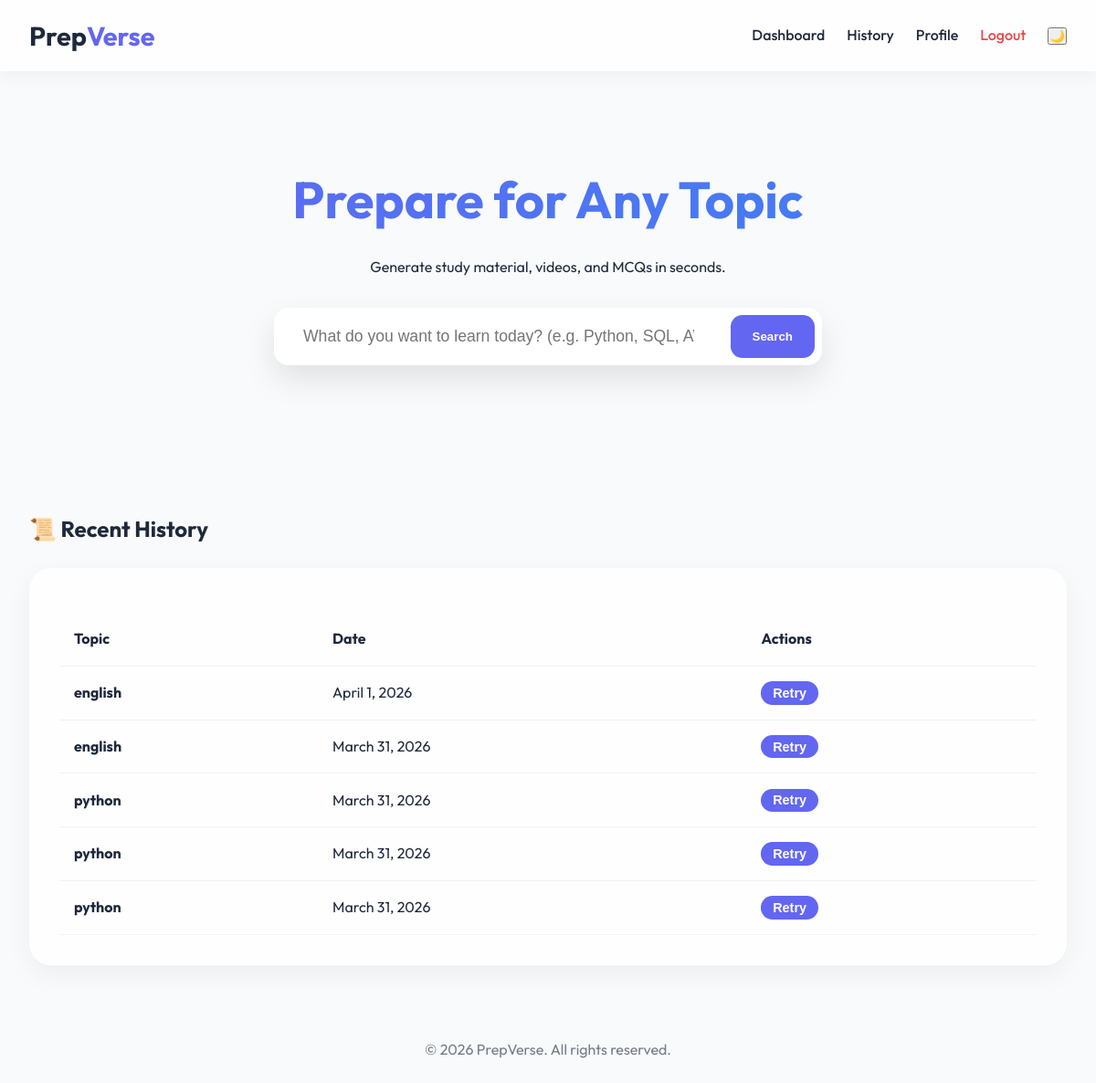
Screenshot of / (signed in) with the database file from the repository.
### apps/core/models.py (models this page shows, shortened)
class TopicSearch(models.Model):
    user = models.ForeignKey(User, on_delete=models.CASCADE, related_name='searches')
    topic_name = models.CharField(max_length=255)
    study_material = models.TextField(blank=True, null=True)
    created_at = models.DateTimeField(auto_now_add=True)

### apps/core/views.py (the view)
# urls.py: path('', views.dashboard, name='dashboard'),
@login_required
def dashboard(request):
    bookmarks = Bookmark.objects.filter(user=request.user).select_related('topic')
    history = TopicSearch.objects.filter(user=request.user).order_by('-created_at')[:5]
    context = {
        'bookmarks': bookmarks,
        'history': history,
        'username': request.user.username
    }
    return render(request, 'core/dashboard.html', context)

### apps/core/templates/core/dashboard.html (shortened to what this page needs)
{% extends 'base.html' %}
{% load static %}
{% block content %}
<section class="search-section">
    <h1>Prepare for Any Topic</h1>
    <p>Generate study material, videos, and MCQs in seconds.</p>
    <form id="search-form" method="POST" action="{% url 'core:search' %}" class="search-box">
        <input type="text" name="topic" placeholder="What do you want to learn today? (e.g. Python, SQL, AWS)" required>
        <button type="submit" class="btn btn-primary">Search</button>
    </form>
</section>
{% if history %}
<section>
    <h2 style="margin-bottom: 1.5rem;">📜 Recent History</h2>
    <div class="glass">
        <div class="table-container">
            <table>
                <thead>
                    <tr>
                        <th>Topic</th>
                        <th>Date</th>
                        <th>Actions</th>
                    </tr>
                </thead>
                <tbody>
                    {% for item in history %}
                        <tr>
                            <td><strong>{{ item.topic_name }}</strong></td>
                            <td>{{ item.created_at|date }}</td>
                            <td>
                                <form method="POST" action="{% url 'core:search' %}" style="display: inline;">
                                    <button type="submit" class="btn btn-primary" style="padding: 0.3rem 0.8rem; font-size: 0.9rem;">Retry</button>
                                </form>
                            </td>
                        </tr>
                    {% endfor %}
                </tbody>
            </table>
        </div>
    </div>
</section>
{% endif %}
{% endblock %}

### static/css/style.css (style rules this page uses)
:root { --primary: #6366f1; --primary-hover: #4f46e5; --bg-light: #f8fafc; --bg-dark: #0f172a; --card-light: rgba(255, 255, 255, 0.8); --card-dark: rgba(30, 41, 59, 0.8); --text-light: #1e293b; --text-dark: #f1f5f9; --accent-blue: #3b82f6; --accent-red: #ef4444; --accent-green: #10b981; --transition: all 0.3s ease; }
* { margin: 0; padding: 0; box-sizing: border-box; }
body { font-family: 'Outfit', sans-serif; line-height: 1.6; transition: var(--transition); overflow-x: hidden; }
body.light-mode { background: var(--bg-light); color: var(--text-light); }
.glass { background: var(--card-light); backdrop-filter: blur(10px); border: 1px solid rgba(255, 255, 255, 0.2); border-radius: 1.5rem; padding: 2rem; box-shadow: 0 10px 30px rgba(0, 0, 0, 0.05); }
.btn { padding: 0.8rem 1.5rem; border-radius: 0.8rem; border: none; cursor: pointer; font-weight: 600; transition: var(--transition); }
.btn-primary { background: var(--primary); color: white; }
.search-section { text-align: center; margin-bottom: 4rem; padding: 4rem 0; }
.search-section h1 { font-size: 3.5rem; margin-bottom: 1rem; background: linear-gradient(135deg, var(--primary), var(--accent-blue)); -webkit-background-clip: text; background-clip: text; -webkit-text-fill-color: transparent; }
.search-box { max-width: 600px; margin: 2rem auto; display: flex; gap: 1rem; background: white; padding: 0.5rem; border-radius: 1rem; box-shadow: 0 15px 35px rgba(0,0,0,0.1); }
.search-box input { flex: 1; border: none; padding: 0.8rem 1.5rem; font-size: 1.1rem; outline: none; background: transparent; }
.table-container { overflow-x: auto; }
table { width: 100%; border-collapse: collapse; margin-top: 1rem; }
th, td { padding: 1rem; text-align: left; border-bottom: 1px solid rgba(0,0,0,0.05); }

### rows the page displays
TopicSearch: topic_name "english", created_at "April 1, 2026"
TopicSearch: topic_name "english", created_at "March 31, 2026"
TopicSearch: topic_name "python", created_at "March 31, 2026"
TopicSearch: topic_name "python", created_at "March 31, 2026"
TopicSearch: topic_name "python", created_at "March 31, 2026"
